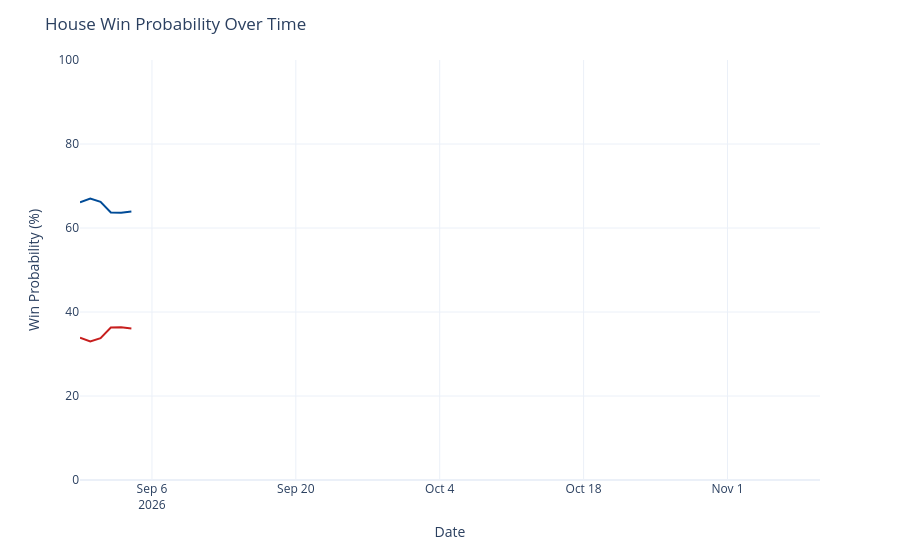

The cell this chart's notebook holds for it:
### Code cell
chance_over_time = output_ts[(output_ts['geo'] == 'US House') &
                             (output_ts['type'] == 'chance')]
chance_over_time['rep_chance'] = chance_over_time['y'].map(lambda x: 100 - x)
chance_over_time = chance_over_time.rename({'y': 'Democrats', 'rep_chance': 'Republicans'}, axis=1)
chance_time_ser = px.line(chance_over_time, x='date', y=['Democrats', 'Republicans'], template='plotly_white',
                         color_discrete_map={'Democrats': '#004b97', 'Republicans': '#c71e1d'},)
chance_time_ser.update_traces(hovertemplate="%{y:.1f}%")
chance_time_ser.update_layout(
    xaxis=dict(range=[pd.to_datetime('2026-08-30'), pd.to_datetime('2026-11-10')]),
    yaxis=dict(range=[0, 100]),
    xaxis_title='Date',
    yaxis_title='Win Probability (%)',
    title=dict(text="House Win Probability Over Time"),
    hovermode="x",
    showlegend=False
)
chance_time_ser

### Figure 1 — Plotly figure (JSON) as saved in the notebook; plotly's stock layout.template omitted (floating-point values rounded to 4 significant figures)
{"data": [{"hovertemplate": "%{y:.1f}%", "legendgroup": "Democrats", "line": {"color": "#004b97", "dash": "solid"}, "marker": {"symbol": "circle"}, "mode": "lines", "name": "Democrats", "orientation": "v", "showlegend": true, "type": "scatter", "x": ["2026-08-30", "2026-08-31", "2026-09-01", "2026-09-02", "2026-09-03", "2026-09-04"], "xaxis": "x", "y": [66.12, 67.02, 66.25, 63.69, 63.65, 63.91], "yaxis": "y"}, {"hovertemplate": "%{y:.1f}%", "legendgroup": "Republicans", "line": {"color": "#c71e1d", "dash": "solid"}, "marker": {"symbol": "circle"}, "mode": "lines", "name": "Republicans", "orientation": "v", "showlegend": true, "type": "scatter", "x": ["2026-08-30", "2026-08-31", "2026-09-01", "2026-09-02", "2026-09-03", "2026-09-04"], "xaxis": "x", "y": [33.88, 32.98, 33.75, 36.31, 36.35, 36.09], "yaxis": "y"}], "layout": {"hovermode": "x", "legend": {"title": {"text": "variable"}, "tracegroupgap": 0}, "margin": {"t": 60}, "showlegend": false, "title": {"text": "House Win Probability Over Time"}, "xaxis": {"anchor": "y", "domain": [0, 1], "range": ["2026-08-30T00:00:00", "2026-11-10T00:00:00"], "title": {"text": "Date"}}, "yaxis": {"anchor": "x", "domain": [0, 1], "range": [0, 100], "title": {"text": "Win Probability (%)"}}}}
